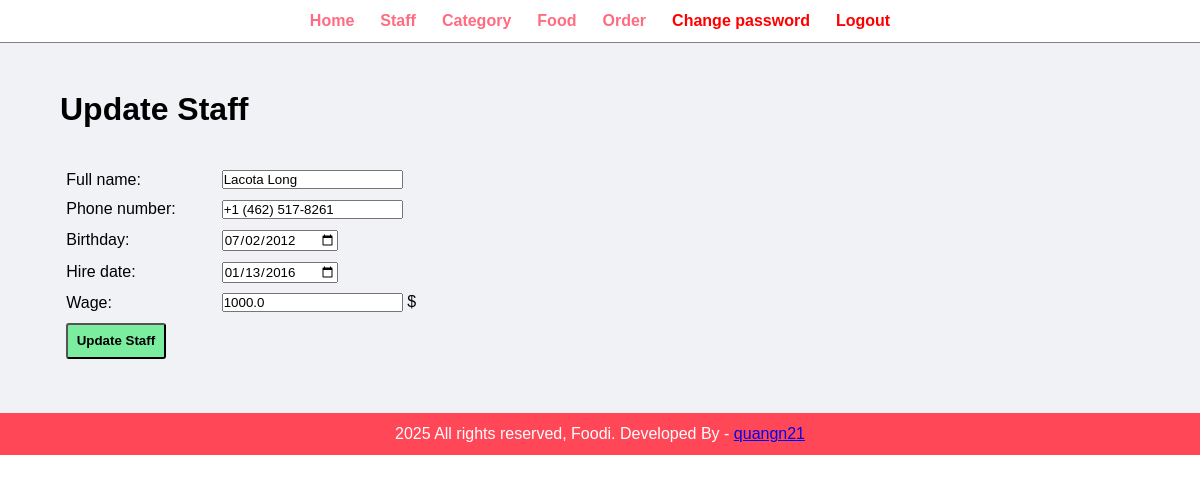
Page /admin/update-staff.php?id=2 (signed in) on the committed database.
### tables this page shows
CREATE TABLE `staff` (
  `id` int(10) UNSIGNED NOT NULL,
  `fullname` varchar(255) NOT NULL,
  `phone_number` varchar(20) NOT NULL,
  `age` int(10) UNSIGNED NOT NULL,
  `birthday` date NOT NULL,
  `hire_date` date NOT NULL,
  `years_of_service` decimal(10,1) UNSIGNED NOT NULL,
  `wage` decimal(10,1) UNSIGNED NOT NULL
);

### admin/update-staff.php (the view, shortened to what this page needs)
<?php include('partials/menu.php') ?>
<div class="main-content">
    <div class="wrapper">
        <h1>Update Staff</h1>
        <br><br>
        <?php
            $id = $_GET['id'];
            $sql = "SELECT * FROM staff WHERE id = $id";
            $res = mysqli_query($conn, $sql);
            if ($res == TRUE){
                $count = mysqli_num_rows($res);
                if($count == 1){
                    $row = mysqli_fetch_assoc($res);
                    $fullname = $row['fullname'];
                    $phone_number = $row['phone_number'];
                    $birthday = $row['birthday'];
                    $hire_date = $row['hire_date'];
                    $wage = $row['wage'];
                }else{
                    header('location:'.SITE_URL.'admin/manage-staff.php');
                }
            }
        ?>
        <form action="#" method="POST">
            <table class="tbl-30">
            <tr>
                <td>Full name: </td>
                    <td>
                        <input type="text" name="fullname" value="<?php echo $fullname ?>" require>
                    </td>
                </tr>
                <tr>
                    <td>Phone number: </td>
                    <td>
                        <input type="tel" name="phone_number" value="<?php echo $phone_number ?>">
                    </td>
                </tr>
                <tr>
                    <td>Birthday: </td>
                    <td>
                        <input type="date" name="birthday" value="<?php echo $birthday ?>" require>
                    </td>
                </tr>
                <tr>
                    <td>Hire date: </td>
                    <td>
                    <input type="date" name="hire_date" value="<?php echo $hire_date ?>" require>
                    </td>
                </tr>
                <tr>
                    <td>Wage: </td>
                    <td>
                        <input type="number" name="wage" value="<?php echo $wage ?>" require> $
                    </td>
                </tr>
                <tr>
                    <td colspan="2">
                        <input type="submit" name="submit" value="Update Staff" class="btn-secondary">
                    </td>
                </tr>
            </table>
        </form>
    </div>
</div>
<?php include('partials/footer.php') ?>

### css/admin.css (style rules this page uses)
* { margin: 0; padding: 0; font-family: Arial, Helvetica, sans-serif; }
.wrapper { padding: 1%; width: 90%; margin: 0 auto; }
.tbl-30 { width: 40%; }
table tr td { padding: 1%; }
.btn-secondary { background-color: #7bed9f; padding: 2%; color: black; text-decoration: none; font-weight: bold; border-radius: 3px; }
.main-content { background-color: #f1f2f6; padding: 3% 0; }

### rows in the picture
staff: fullname "Lacota Long", phone_number "+1 (462) 517-8261", birthday "07/02/2012", hire_date "01/13/2016", wage "1000.0"
